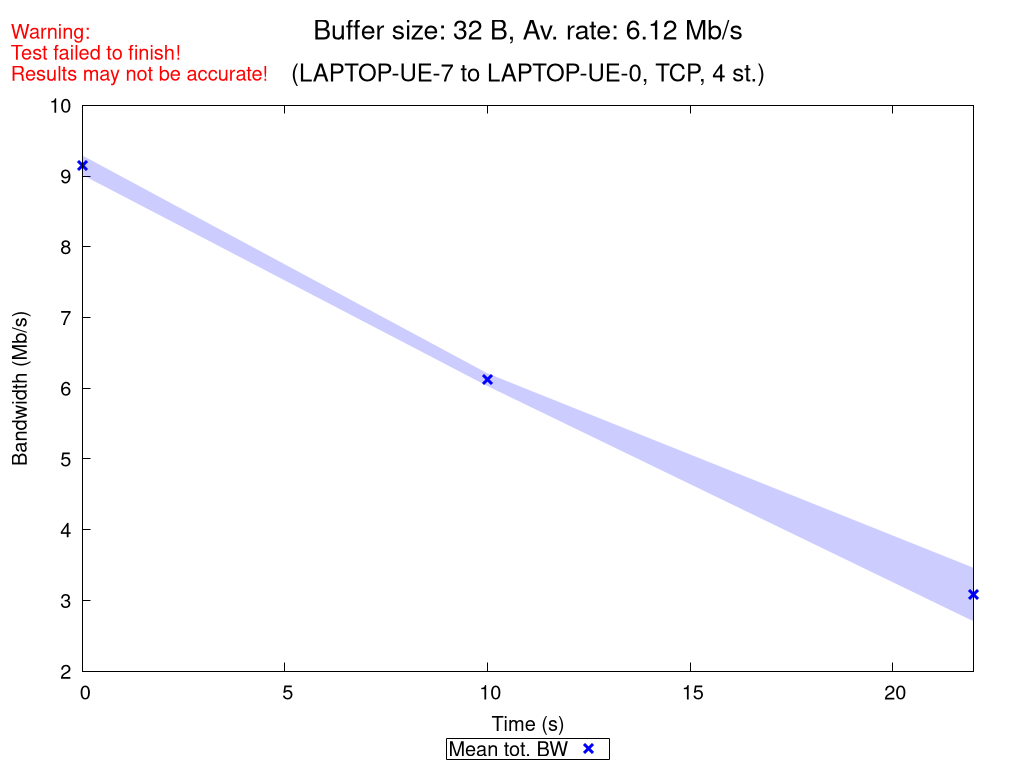

Here is the gnuplot script that generated this plot:
set terminal pngcairo nocrop enhanced size 1024,768 font "Verdana,15"
set output "TCP_4_st_2020_10_29_09-20-45_two2one_00032B.png"

set title "{/=20 Buffer size: 32 B, Av. rate: 6.12 Mb/s}\n\n{/=18 (LAPTOP-UE-7 to LAPTOP-UE-0, TCP, 4 st.)}"
set label "Warning:\nTest failed to finish!\nResults may not be accurate!" at screen 0.01, screen 0.96 tc rgb "red"

set xlabel "Time (s)"
set ylabel "Bandwidth (Mb/s)"
set ytics nomirror
set key bmargin center horizontal box samplen 1 width -1
set bmargin 4.6
set rmargin 4.5

rf = 1000000.0  # rate factor
set style fill transparent solid 0.2 noborder
set autoscale xfix
plot "TCP_4_st_2020_10_29_09-20-45_two2one_00032B_iperf_processed.dat" using 1:($2/rf-$3/rf):($2/rf+$3/rf) with filledcurves lc rgb "blue" notitle, \
     "" using 1:($2/rf) with points pt 2 ps 1.5 lw 3 lc rgb "blue" title "Mean tot. BW", \
